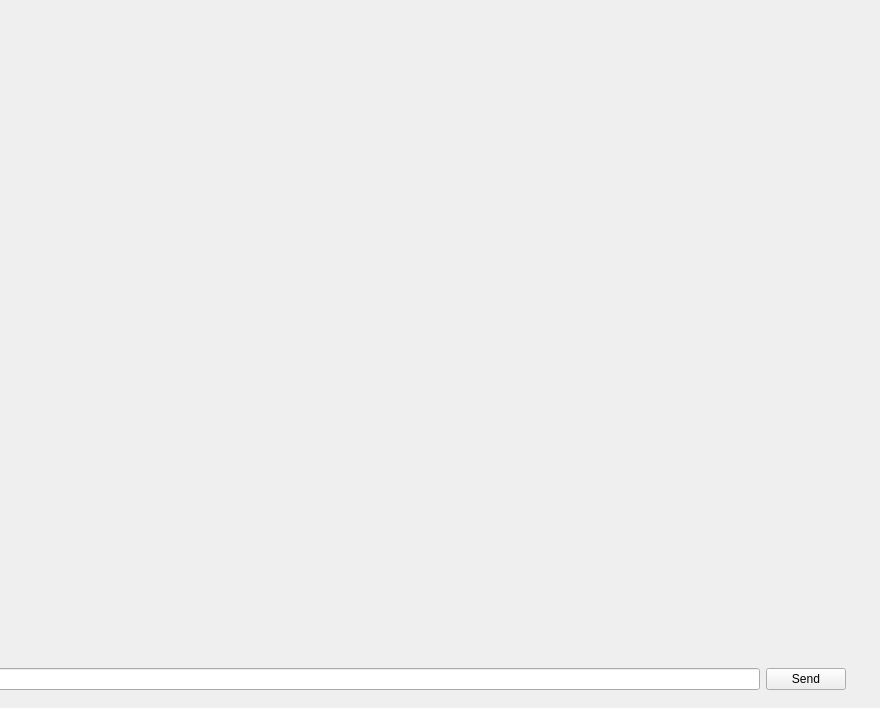
         <widget class="QWidget" name="experimentPreparationPage">
          <property name="sizePolicy">
           <sizepolicy hsizetype="Expanding" vsizetype="Expanding">
            <horstretch>0</horstretch>
            <verstretch>0</verstretch>
           </sizepolicy>
          </property>
          <widget class="QFrame" name="cliPageFrameframe_2">
           <property name="geometry">
            <rect>
             <x>-16</x>
             <y>0</y>
             <width>871</width>
             <height>699</height>
            </rect>
           </property>
           <property name="sizePolicy">
            <sizepolicy hsizetype="Expanding" vsizetype="Expanding">
             <horstretch>0</horstretch>
             <verstretch>0</verstretch>
            </sizepolicy>
           </property>
           <property name="minimumSize">
            <size>
             <width>800</width>
             <height>614</height>
            </size>
           </property>
           <layout class="QVBoxLayout" name="verticalLayout_10">
            <item>
             <widget class="QWidget" name="cliOutputArea_2" native="true">
              <property name="sizePolicy">
               <sizepolicy hsizetype="Expanding" vsizetype="Expanding">
                <horstretch>0</horstretch>
                <verstretch>0</verstretch>
               </sizepolicy>
              </property>
             </widget>
            </item>
            <item>
             <layout class="QHBoxLayout" name="horizontalLayout_15">
              <property name="sizeConstraint">
               <enum>QLayout::SetMinimumSize</enum>
              </property>
              <item alignment="Qt::AlignBottom">
               <widget class="QLineEdit" name="inputTextFromCli_2"/>
              </item>
              <item>
               <widget class="QPushButton" name="sendBtnInputFromCli_2">
                <property name="text">
                 <string>Send</string>
                </property>
               </widget>
              </item>
             </layout>
            </item>
           </layout>
          </widget>
         </widget>
